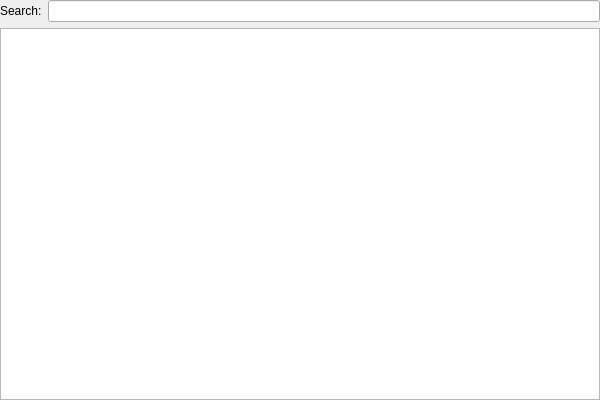
<?xml version="1.0" encoding="UTF-8"?>
<ui version="4.0">
 <class>ProcedureListViewClass</class>
 <widget class="QWidget" name="ProcedureListViewClass">
  <property name="geometry">
   <rect>
    <x>0</x>
    <y>0</y>
    <width>600</width>
    <height>400</height>
   </rect>
  </property>
  <property name="windowTitle">
   <string>ProcedureListView</string>
  </property>
  <layout class="QVBoxLayout" name="verticalLayout">
   <property name="leftMargin">
    <number>0</number>
   </property>
   <property name="topMargin">
    <number>0</number>
   </property>
   <property name="rightMargin">
    <number>0</number>
   </property>
   <property name="bottomMargin">
    <number>0</number>
   </property>
   <item>
    <layout class="QHBoxLayout" name="horizontalLayout">
     <property name="topMargin">
      <number>0</number>
     </property>
     <item>
      <widget class="QLabel" name="label">
       <property name="text">
        <string>Search:</string>
       </property>
      </widget>
     </item>
     <item>
      <widget class="QLineEdit" name="searchEdit"/>
     </item>
    </layout>
   </item>
   <item>
    <widget class="QTableView" name="tableView"/>
   </item>
  </layout>
 </widget>
 <layoutdefault spacing="6" margin="11"/>
 <resources/>
 <connections/>
</ui>
